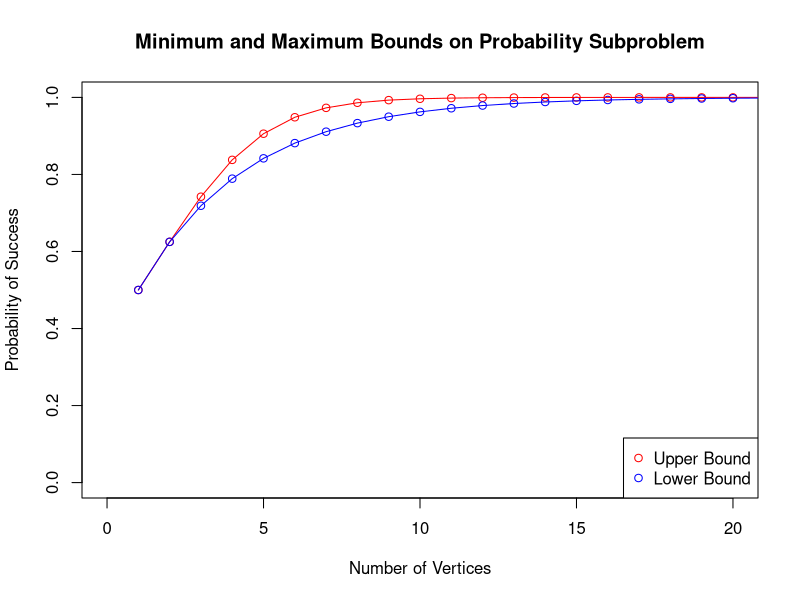

The R source for this figure:
p <- .5
parr <- p
lowerarr <- numeric()
for (i in seq(1,21))
{
        parr <- c(parr,p*parr[i]+(1-p)*parr[i]^2)
        lowerarr <- c(lowerarr,1-(1-p)*(1-p^2)^(i-1))
}
1-parr -> parr
jpeg("upperlower.jpg")
plot(parr,ylim = c(0,1), xlim = c(0,20),col = "red",main = "Minimum and Maximum Bounds on Probability Subproblem",ylab="Probability of Success",xlab = "Number of Vertices")
points(lowerarr,col = "blue")
legend("bottomright",legend = c("Upper Bound","Lower Bound"),col = c("red","blue"),pch=1)
lines(parr,col = "red")
lines(lowerarr, col = "blue")
dev.off()
